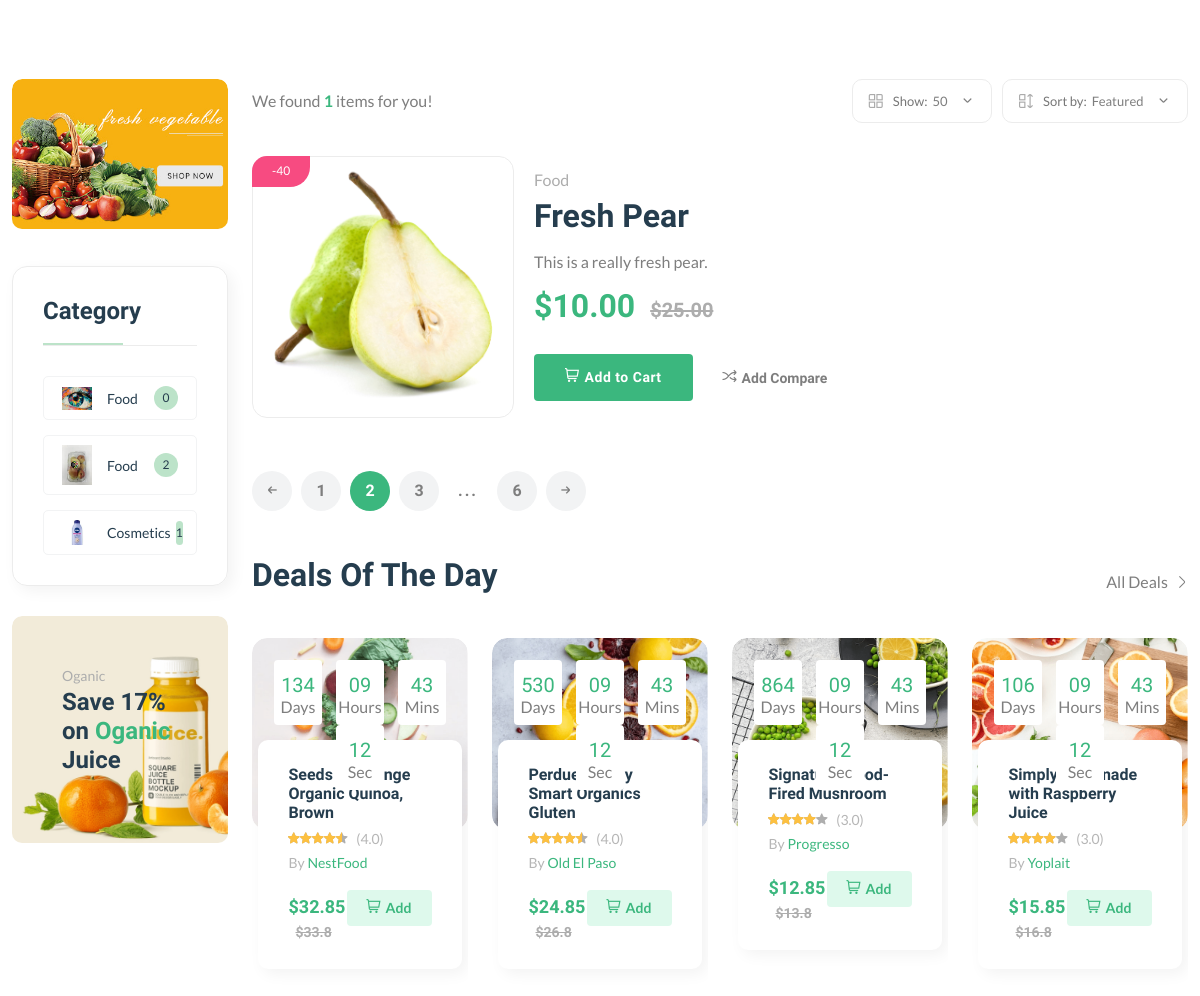
Before: /vendors/venfd4hba45b5/ (middle part) with the older database file.
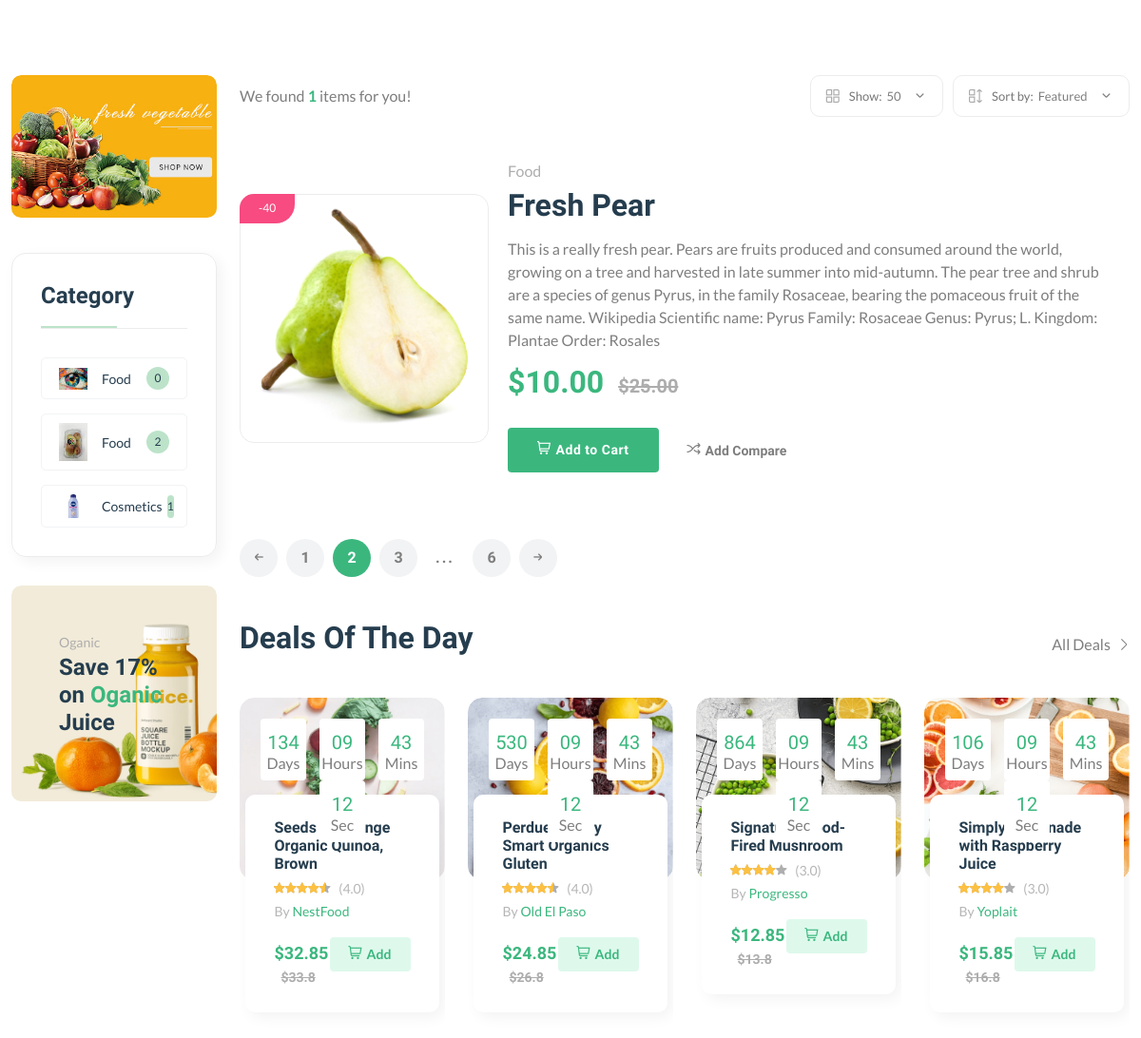
After: the same page with the newer database file.
### core/models.py (models this page shows, shortened)
class Product(models.Model):
    pid = ShortUUIDField( unique=True, length=10, max_length=20, alphabet="abcdefgh12345")
    user = models.ForeignKey(User, on_delete=models.SET_NULL, null=True)
    category = models.ForeignKey(Category, on_delete=models.SET_NULL, null=True, related_name="category")
    vendor = models.ForeignKey(Vendor, on_delete=models.SET_NULL, null=True, related_name="product")
    title = models.CharField(max_length=100, default="Fresh Pear")
    image = models.ImageField(upload_to= user_directory_path, default="product.jpg")
    description = RichTextUploadingField(null=True, blank=True, default="This is the product")
    price = models.DecimalField(max_digits=999999999999999, decimal_places=2, default="1.99" )
    old_price = models.DecimalField(max_digits=999999999999999, decimal_places=2, default="2.99" )
    specifications= RichTextUploadingField(null=True, blank=True)
    type = models.CharField(max_length=100, default="Organic",null=True,blank=True)
    stock_count = models.CharField(max_length=100, default="10",null=True,blank=True)
    life = models.CharField(max_length=100, default="100 Days",null=True,blank=True)
    mfd = models.DateTimeField(auto_now_add=False,null=True,blank=True)
    tags= TaggableManager(blank=True)
    product_status = models.CharField(choices=STATUS,max_length=10, default="in_review")
    status = models.BooleanField(default=True)
    in_stock  = models.BooleanField(default=True)
    featured  = models.BooleanField(default=True)
    digital  = models.BooleanField(default=False)
    sku = ShortUUIDField( unique=True, length=5, max_length=10, prefix="sku", alphabet="1234567890")
    date = models.DateTimeField(auto_now_add=True)
    updated = models.DateTimeField(null=True, blank=True)
    class Meta:
        verbose_name_plural = "Products"
    def get_percentage(self):
        new_price = (self.price / self.old_price) * 100
        return new_price

class Category(models.Model):
    cid = ShortUUIDField( unique=True, length=10, max_length=20, prefix="cat", alphabet="abcdefgh12345")
    title = models.CharField(max_length=100, default="Food")
    image = models.ImageField(upload_to="category", default="category.jpg")
    class Meta:
        verbose_name_plural = "Categories"

### core/views.py (the view)
# urls.py: path("vendors/<vid>/", vendor_detail_view, name="vendor-detail"),
def vendor_detail_view(request, vid):
    vendor= Vendor.objects.get(vid=vid)
    products = Product.objects.filter(vendor=vendor, product_status="published")
    context = {
        "vendor": vendor,
        "products": products,
    }
    return render(request, 'core/vendor-detail.html', context)

### core/context_processor.py (called while the page is built)
def default(request):
    categories = Category.objects.all()
    vendors = Vendor.objects.all()
    min_max_price=Product.objects.aggregate(Min("price"), Max("price"))
    try:
        address = Address.objects.get(user=request.user)
    except:
        address = None
    return{
        'categories':categories,
        'vendors':vendors,
        'address':address,
        'min_max_price':min_max_price,
    }

### templates/core/vendor-detail.html (shortened to what the changed rows need)
{% extends 'partials/base.html' %}
{% load static %}
{% block content %}
    <main class="main">
        <div class="container mb-30">
            <div class="row flex-row-reverse">
                <div class="col-lg-4-5">
                    <div class="product-list mb-50">
                        {% for p in products %}
                        <div class="product-cart-wrap">
                            <div class="product-img-action-wrap">
                                <div class="product-img product-img-zoom">
                                    <div class="product-img-inner">
                                        <a href="shop-product-right.html">
                                            <img class="default-img" src="{{ p.image.url }}" alt="" />
                                        </a>
                                    </div>
                                </div>
                                <div class="product-badges product-badges-position product-badges-mrg">
                                    <span class="hot">-{{p.get_percentage|floatformat:0}}</span>
                                </div>
                            </div>
                            <div class="product-content-wrap">
                                <div class="product-category">
                                    <a href="shop-grid-right.html">{{p.category.title}}</a>
                                </div>
                                <h2><a href="shop-product-right.html">{{p.title|truncatechars:50}}</a></h2>
                                <p class="mt-15 mb-15">{{ p.description }}</p>
                                <div class="product-price">
                                    <span>${{p.price}} </span>
                                    <span class="old-price">${{p.old_price}}</span>
                                </div>
                                <div class="mt-30 d-flex align-items-center">
                                    <a aria-label="Buy now" class="btn" href="shop-cart.html"><i class="fi-rs-shopping-cart mr-5"></i>Add to Cart</a>
                                    <a href="#" class="add-wishlish ml-30 text-body font-sm font-heading font-weight-bold"><i class="fi-rs-shuffle mr-5"></i>Add Compare</a>
                                </div>
                            </div>
                        </div>
                        {% endfor %}
                    </div>
                    <section class="section-padding pb-5">
                        <div class="row">
                            <div class="col-xl-3 col-lg-4 col-md-6">
                                <div class="product-cart-wrap style-2">
                                    <div class="product-content-wrap">
                                        <div class="deals-content">
                                            <h2><a href="shop-product-right.html">Seeds of Change Organic Quinoa, Brown</a></h2>
                                        </div>
                                    </div>
                                </div>
                            </div>
                            <div class="col-xl-3 col-lg-4 col-md-6">
                                <div class="product-cart-wrap style-2">
                                    <div class="product-content-wrap">
                                        <div class="deals-content">
                                            <h2><a href="shop-product-right.html">Perdue Simply Smart Organics Gluten</a></h2>
                                        </div>
                                    </div>
                                </div>
                            </div>
                            <div class="col-xl-3 col-lg-4 col-md-6 d-none d-lg-block">
                                <div class="product-cart-wrap style-2">
                                    <div class="product-content-wrap">
                                        <div class="deals-content">
                                            <h2><a href="shop-product-right.html">Signature Wood-Fired Mushroom</a></h2>
                                        </div>
                                    </div>
                                </div>
                            </div>
                            <div class="col-xl-3 col-lg-4 col-md-6 d-none d-xl-block">
                                <div class="product-cart-wrap style-2">
                                    <div class="product-content-wrap">
                                        <div class="deals-content">
                                            <h2><a href="shop-product-right.html">Simply Lemonade with Raspberry Juice</a></h2>
                                        </div>
                                    </div>
                                </div>
                            </div>
                        </div>
                    </section>
                </div>
            </div>
        </div>
    </main>
{% endblock content %}

Changed rows visible on the page:
changed Product "Fresh Pear": description "This is a really fresh pear." → "This is a really fresh pear. Pears are fruits produced and consumed around the world, growing on a tree and harvested in late summer into mid-autumn. The pear tree and shrub are a species of genus Pyrus, in the family Rosaceae, bearing the pomaceous fruit of the same name. Wikipedia Scientific name: Pyrus Family: Rosaceae Genus: Pyrus; L. Kingdom: Plantae Order: Rosales"
